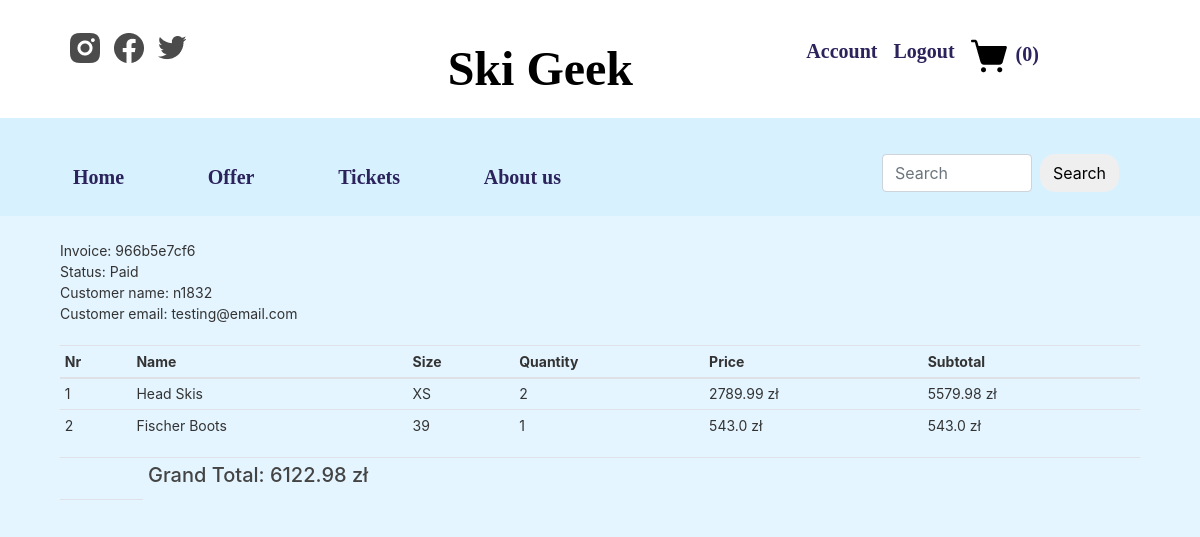
Screenshot of /orders/966b5e7cf6 (signed in) with the database file from the repository.
### skiResort/models.py (models this page shows, shortened)
class CustomerOrder(db.Model):
    id = db.Column(db.Integer, primary_key=True)
    invoice = db.Column(db.String(20), unique=True, nullable=False)
    status = db.Column(db.String(20), default='Pending', nullable=False)
    customer_id = db.Column(db.Integer, unique=False, nullable=False)
    date_created = db.Column(db.DateTime, default=datetime.utcnow, nullable=False)
    orders = db.Column(JsonEcodedDict)
    grandtotal = db.Column(db.Float)

class User(db.Model, UserMixin):
    id = db.Column(db.Integer, primary_key=True)
    username = db.Column(db.String(20), unique=True, nullable=False)
    email = db.Column(db.String(120), unique=True, nullable=False)
    password = db.Column(db.String(60), nullable=False)
    posts = db.relationship('Post', backref='author', lazy=True)

### skiResort/routes.py (the view)
@app.route('/orders/<invoice>')
@login_required
def orders(invoice):
    if current_user.is_authenticated:
        grandtotal = 0
        subtotal = 0
        customer_id = current_user.id
        customer = User.query.filter_by(id=customer_id).first()
        orders = CustomerOrder.query.filter_by(invoice=invoice).order_by(CustomerOrder.id.desc()).first()
        for _key, product in orders.orders.items():
            subtotal += float(product['price']) * int(product['quantity'])
            grandtotal = ("%.2f" % float(subtotal))
    else:
        return redirect(url_for('login'))
    return render_template('orders.html', invoice=invoice, subtotal=subtotal, grandtotal=grandtotal, customer=customer, orders=orders)

### skiResort/models.py (called while the page is built)
@login_manager.user_loader
def load_user(user_id):
    return User.query.get(int(user_id))

    def process_result_value(self, value, dialect):
        if value is None:
            return {}
        else:
            return json.loads(value)

### skiResort/templates/orders.html (shortened to what this page needs)
{% extends "layout.html" %}
{% block content %}
<div class="container mt-4">
    <div class="row">
        <div class="col-md-12">
        Invoice: {{ orders.invoice }}
        <br>
        Status: {{ orders.status }}
        <br>
        Customer name: {{ customer.username }}
        <br>
        Customer email: {{ customer.email }}
        <br>
        <br>
            <table class="table table-sm">
                <thead>
                    <th>Nr</th>
                    <th>Name</th>
                    <th>Size</th>
                    <th>Quantity</th>
                    <th>Price</th>
                    <th>Subtotal</th>
                </thead>
                <tbody>
                    {% for key, product in orders.orders.items() %}
                    <tr>
                        {% set total =  product.quantity|float * product.price|float %}
                        <td>{{ loop.index }}</td>
                        <td>{{ product.name }}</td>
                        <td>{{ product.size }}</td>
                        <td>{{ product.quantity }}</td>
                        <td>{{ product.price }} zł</td>
                        <td>{{ total  }} zł</td>
                    </tr>
                    {% endfor %}
                </tbody>
            </table>
            <table class="table table-sm">
                  <tr>
                    <td></td>
                    <td colspan="3"></td>
                    <td collspan="3"><h5>Grand Total: {{ grandtotal }} zł</h5></td>
                  </tr>
                <tr>
                    <td colspan="2">
                    </td>
                </tr>
            </table>
        </div>
    </div>
</div>
{% endblock content%}

### skiResort/static/main.css (style rules this page uses)
body { background: #E4F5FF; color: #333333; font-size: 14px; }
h1, h2, h3, h4, h5, h6 { color: #444444; }

### rows the page displays
CustomerOrder: invoice "966b5e7cf6", status "Paid"
User: username "n1832", email "testing@email.com"

### other values shown
{{ session['Shoppingcart'] | length }} "0"
{{ product.name }} "Head Skis" "Fischer Boots"
{{ product.size }} "XS" "39"
{{ product.quantity }} "2" "1"
{{ product.price }} "2789.99" "543.0"
{{ total }} "5579.98" "543.0"
{{ grandtotal }} "6122.98"
